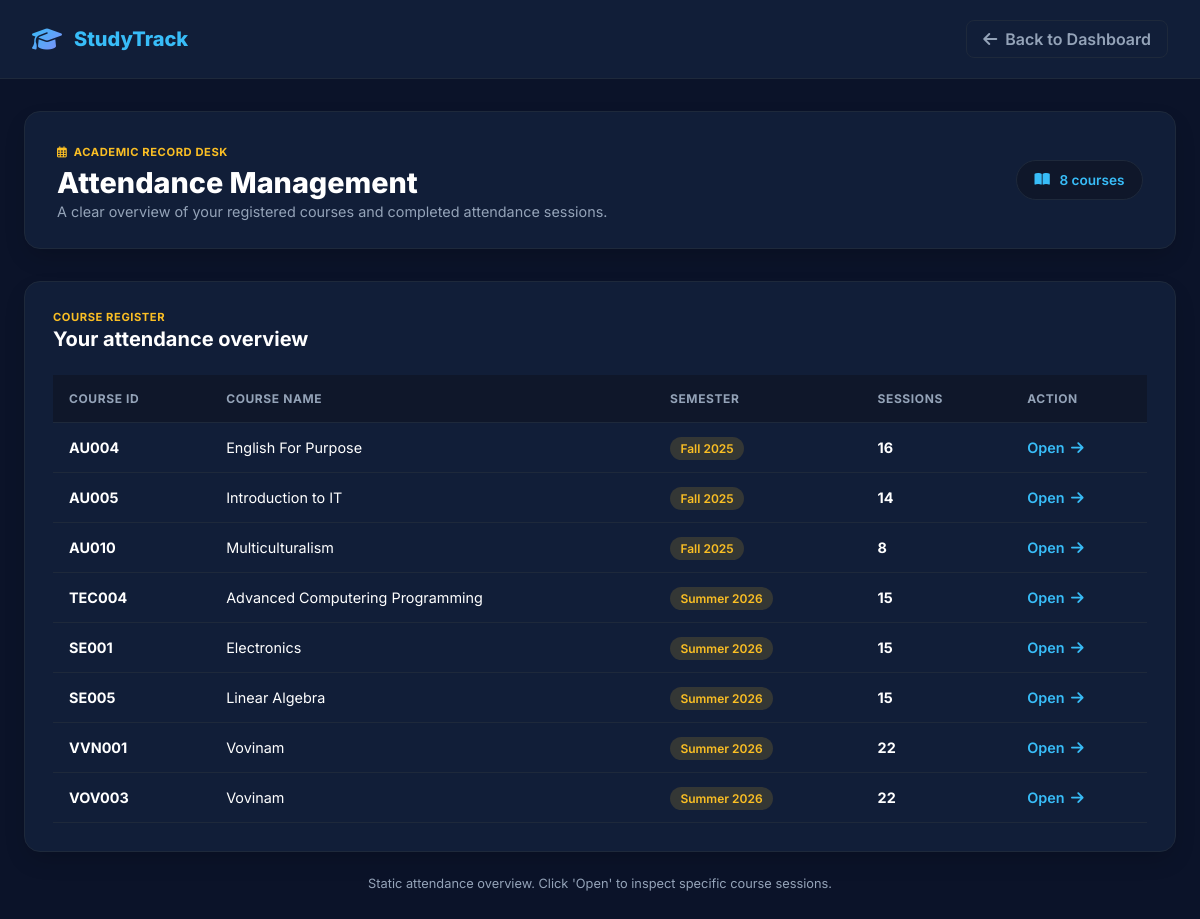
The app's page /attendance (signed in) with its own data.
### tables this page shows
CREATE TABLE courses(
        course_id TEXT PRIMARY KEY,
        course_name TEXT,
        credits INTEGER,
        semester TEXT,
        sessions INTEGER
    );

### admin.py (the view)
@admin_bp.route("/attendance")
@login_required
@admin_required
def attendance():
    conn = sqlite3.connect(DATABASE)
    conn.row_factory = sqlite3.Row
    cursor = conn.cursor()
    cursor.execute("""
        SELECT
            course_id,
            course_name,
            semester,
            sessions
        FROM courses
        ORDER BY semester, course_name
    """)
    courses = cursor.fetchall()
    conn.close()
    return render_template(
        "admin_page/attendance.html",
        courses=courses
    )

### decorator.py (called while the page is built)
def login_required(f):
    @wraps(f)
    def wrapper(*args,**kwargs):
        if "username" not in session:
            return redirect(
                url_for("auth.login")
            )
        return f(*args,**kwargs)
    return wrapper

def admin_required(f):
    @wraps(f)
    def wrapper(*args, **kwargs):
        if session.get("role") != "admin":
            return redirect(url_for("auth.login"))
        return f(*args, **kwargs)
    return wrapper

### templates/admin_page/attendance.html (shortened to what this page needs)
<!DOCTYPE html>
<html lang="en">
<head>
    <link rel="stylesheet" href="https://cdnjs.cloudflare.com/ajax/libs/font-awesome/6.4.0/css/all.min.css">
    <link rel="stylesheet" href="{{ url_for('static', filename='css/admin_page/attendance.css') }}">
</head>
<body>
    <header class="navbar">
        <a href="/admin" class="nav-brand">
            <i class="fa-solid fa-graduation-cap logo-icon"></i>
            <span>StudyTrack</span>
        </a>
        <a href="/admin" class="back-btn">
            <i class="fa-solid fa-arrow-left"></i> Back to Dashboard
        </a>
    </header>
    <div class="container">
        <div class="dashboard-top-header">
            <div>
                <span class="badge-tag"><i class="fa-regular fa-calendar-days"></i> Academic Record Desk</span>
                <h1 class="page-title">Attendance Management</h1>
                <p class="page-subtitle">A clear overview of your registered courses and completed attendance sessions.
                </p>
            </div>
            <div class="courses-count-box">
                <i class="fa-solid fa-book-open"></i>
                <span class="courses-count-value">{{ courses|length }} courses</span>
            </div>
        </div>
        <div class="card-panel card-dark-container">
            <div class="panel-header-flex">
                <div>
                    <span class="card-category text-gold">Course Register</span>
                    <h2 class="panel-title text-white">Your attendance overview</h2>
                </div>
            </div>
            <div class="table-responsive">
                <table>
                    <thead>
                        <tr>
                            <th>Course ID</th>
                            <th>Course Name</th>
                            <th>Semester</th>
                            <th>Sessions</th>
                            <th>Action</th>
                        </tr>
                    </thead>
                    <tbody>
                        {% for c in courses %}
                        <tr>
                            <td><b>{{ c.course_id }}</b></td>
                            <td>{{ c.course_name }}</td>
                            <td>
                                <span class="semester-badge">{{ c.semester }}</span>
                            </td>
                            <td>
                                <span class="sessions-badge">{{ c.sessions }}</span>
                            </td>
                            <td>
                                <a href="{{ url_for('admin.attendance_course', course_id=c.course_id) }}"
                                    class="btn-open">
                                    Open <i class="fa-solid fa-arrow-right"></i>
                                </a>
                            </td>
                        </tr>
                        {% else %}
                        <tr>
                            <td colspan="5" class="empty-state">
                                No attendance records available.
                            </td>
                        </tr>
                        {% endfor %}
                    </tbody>
                </table>
            </div>
        </div>
        <div class="footer-note">
            Static attendance overview. Click 'Open' to inspect specific course sessions.
        </div>
    </div>
</body>
</html>

### static/css/admin_page/attendance.css (style rules this page uses)
:root { --bg-main: #0b1329; --card-dark-bg: #111e38; --border-dark: #1e293b; --text-main: #ffffff; --text-muted: #94a3b8; --accent-gold: #fbbf24; --accent-blue: #38bdf8; --shadow: 0 10px 25px -5px rgba(0, 0, 0, 0.2); }
* { box-sizing: border-box; margin: 0; padding: 0; font-family: 'Inter', sans-serif; }
body { background-color: var(--bg-main); color: var(--text-main); min-height: 100vh; }
.navbar { display: flex; justify-content: space-between; align-items: center; padding: 20px 32px; background: var(--card-dark-bg); border-bottom: 1px solid var(--border-dark); }
.nav-brand { display: flex; align-items: center; gap: 0.75rem; text-decoration: none; color: #38bdf8; font-weight: 800; font-size: 1.25rem; }
.logo-icon { font-size: 1.5rem; background: linear-gradient(135deg, #38bdf8, #818cf8); -webkit-background-clip: text; background-clip: text; -webkit-text-fill-color: transparent; }
.back-btn { display: flex; align-items: center; gap: 0.5rem; text-decoration: none; color: var(--text-muted); font-weight: 600; padding: 0.5rem 1rem; border-radius: 0.5rem; border: 1px solid var(--border-dark); transition: all 0.2s; }
.container { max-width: 1200px; margin: 2rem auto; padding: 0 1.5rem; }
.dashboard-top-header { display: flex; justify-content: space-between; align-items: center; margin-bottom: 2rem; background: var(--card-dark-bg); padding: 1.75rem 2rem; border-radius: 1rem; border: 1px solid var(--border-dark); box-shadow: var(--shadow); }
.badge-tag { font-size: 0.7rem; font-weight: 700; text-transform: uppercase; color: var(--accent-gold); letter-spacing: 0.05em; display: inline-flex; align-items: center; gap: 0.4rem; margin-bottom: 0.4rem; }
.page-title { font-size: 1.8rem; font-weight: 800; color: #ffffff; margin-bottom: 0.2rem; }
.page-subtitle { font-size: 0.9rem; color: var(--text-muted); }
.courses-count-box { display: flex; align-items: center; gap: 0.6rem; background-color: #0f172a; border: 1px solid var(--border-dark); padding: 0.7rem 1.1rem; border-radius: 2rem; color: var(--accent-blue); font-size: 0.85rem; font-weight: 600; }
.card-dark-container { background: var(--card-dark-bg); border: 1px solid var(--border-dark); border-radius: 1rem; padding: 1.75rem; box-shadow: var(--shadow); margin-bottom: 1.5rem; }
.panel-header-flex { display: flex; justify-content: space-between; align-items: flex-start; margin-bottom: 1.5rem; }
.card-category { font-size: 0.7rem; font-weight: 700; text-transform: uppercase; letter-spacing: 0.05em; display: block; margin-bottom: 0.2rem; }
.text-gold { color: var(--accent-gold); }
.panel-title { font-size: 1.25rem; font-weight: 700; color: #ffffff; }
.table-responsive { overflow-x: auto; }
table { width: 100%; border-collapse: collapse; text-align: left; }
th, td { padding: 1rem; border-bottom: 1px solid var(--border-dark); font-size: 0.9rem; }
th { background-color: #0f172a; color: var(--text-muted); font-weight: 700; font-size: 0.75rem; text-transform: uppercase; letter-spacing: 0.05em; }
.semester-badge { background-color: rgba(251, 191, 36, 0.15); color: var(--accent-gold); padding: 0.25rem 0.65rem; border-radius: 2rem; font-size: 0.75rem; font-weight: 600; }
.sessions-badge { font-weight: 700; color: #ffffff; }
.btn-open { display: inline-flex; align-items: center; gap: 0.4rem; color: var(--accent-blue); text-decoration: none; font-weight: 600; transition: opacity 0.2s; }
.footer-note { text-align: center; font-size: 0.8rem; color: var(--text-muted); margin-top: 1.5rem; }

### records on screen
courses: course_id "AU004", course_name "English For Purpose", semester "Fall 2025", sessions "16"
courses: course_id "AU005", course_name "Introduction to IT", semester "Fall 2025", sessions "14"
courses: course_id "AU010", course_name "Multiculturalism", semester "Fall 2025", sessions "8"
courses: course_id "TEC004", course_name "Advanced Computering Programming", semester "Summer 2026", sessions "15"
courses: course_id "SE001", course_name "Electronics", semester "Summer 2026", sessions "15"
courses: course_id "SE005", course_name "Linear Algebra", semester "Summer 2026", sessions "15"
courses: course_id "VVN001", course_name "Vovinam", semester "Summer 2026", sessions "22"
courses: course_id "VOV003", course_name "Vovinam", semester "Summer 2026", sessions "22"

### other values on screen
{{ courses|length }} "8"
